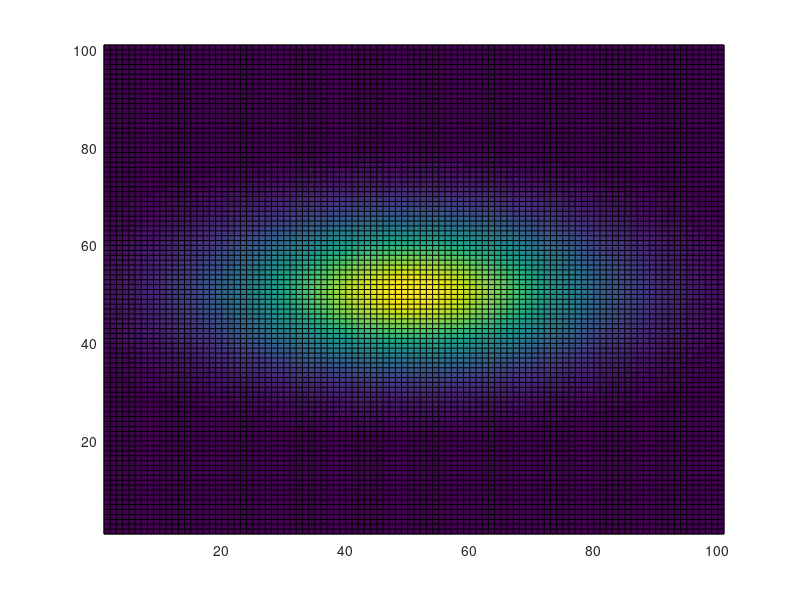
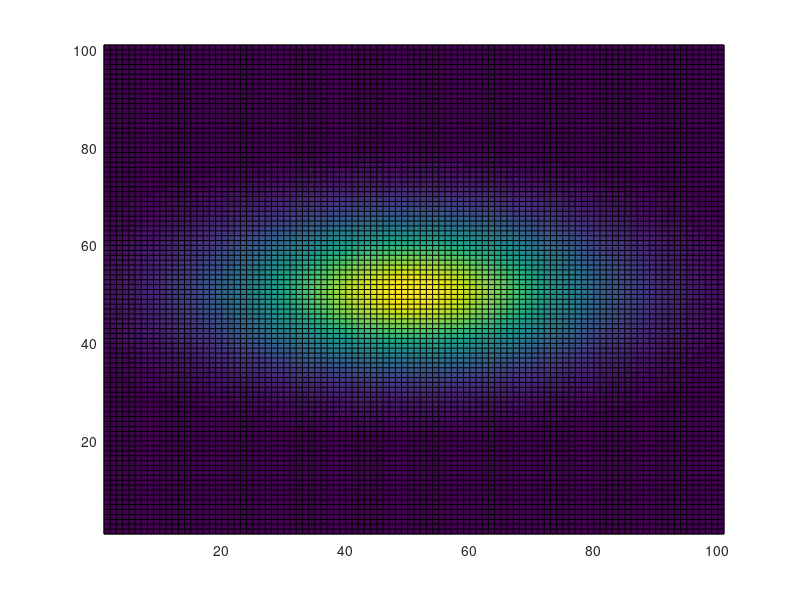
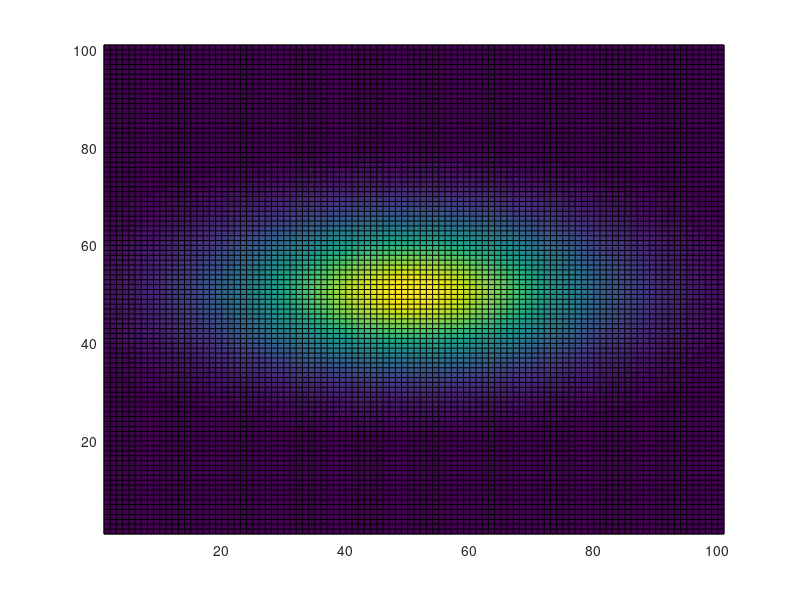
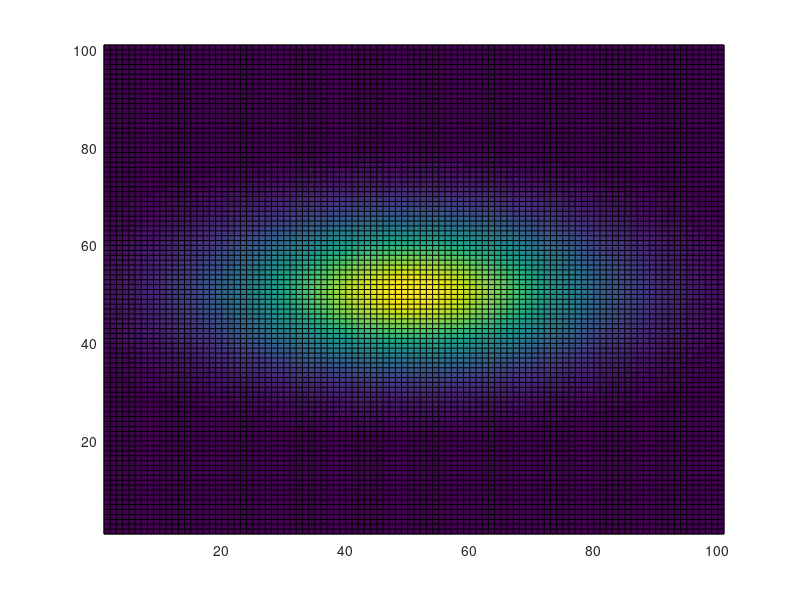

Write MATLAB code to recreate these figures, in order.
%
clear all;

x0=0; y0=0;
a=0.5;
b=0;
c=0.125;
lim_inf=-5;
lim_sup=5;
step=0.1;

N= 1 + (lim_sup-lim_inf)/step;
for k=1:lim_sup
    for i=1:N
        X=i*step +lim_inf;
        for j=1:N
            Y=j*step +lim_inf;
            Z(i,j) = k*exp( - (a*(X-x0)^2 + 2*b*(X-x0)*(Y-y0) + c*(Y-y0)^2)) ;
        end
    end
    pcolor(Z)
    %shading interp;
    file = strcat('plot', num2str(k));
    print(file,'-dbmp')
    %pause(0.1) %in seconds 
    csvwrite('csvlist.dat',Z);
    hold on
     H = csvread('csvlist.dat');
     contour(H,5,'linecolor','w', 'linewidth', 2);
     hold off
end

